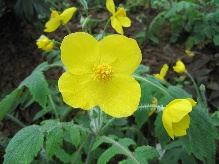
#> input picture 3-2图片特效&绘制线段文字/image00.jpg, 219 x 164 px
$ jupyter execute '12油画特效.ipynb'
#> lines starting #> are read from the running program, lines starting #| are printed output that depends on the picture
[cell 1]
#1 gray 2 7*7 10*10 3 0-255 256 4 640-63 64-127
# 3 10 0-63 99
# 4 count 5 dst = result

import cv2
import numpy as np
img = cv2.imread('image00.jpg', 1)
#> img is the input picture: shape (164, 219, 3); mean B, G, R 48.7, 109.5, 90
imgInfo = img.shape
#> imgInfo = (164, 219, 3)
height = imgInfo[0]
#> height = 164
width = imgInfo[1]
#> width = 219
gray = cv2.cvtColor(img,cv2.COLOR_BGR2GRAY)
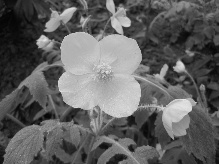
#> gray: shape (164, 219); min 2, max 229, mean 96.7
dst = np.zeros((height,width,3),np.uint8)
for i in range(4,height-4):
    for j in range(4,width-4):
        array1 = np.zeros(8,np.uint8)
        for m in range(-4,4):
            for n in range(-4,4):
                p1 = int(gray[i+m,j+n]/32)
                array1[p1] = array1[p1]+1
        currentMax = array1[0]
        l = 0
        for k in range(0,8):
            if currentMax<array1[k]:
                currentMax = array1[k]
                l = k
        # 简化 均值
        for m in range(-4,4):
            for n in range(-4,4):
                if gray[i+m,j+n]>=(l*32) and gray[i+m,j+n]<=((l+1)*32):
                    (b,g,r) = img[i+m,j+n]
        dst[i,j] = (b,g,r)
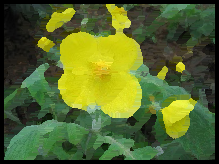
#> dst: shape (164, 219, 3); mean B, G, R 43.7, 102.9, 85.2
import matplotlib.pyplot as plt
img_rgb = cv2.cvtColor(dst, cv2.COLOR_BGR2RGB)
plt.imshow(img_rgb)
plt.title('Image')
plt.axis('off')
plt.show()

[cell 2]
import cv2
import numpy as np
import matplotlib.pyplot as plt
# 设置支持中文的字体
plt.rcParams['font.sans-serif'] = ['Arial Unicode MS', 'SimHei', 'Microsoft YaHei', 'WenQuanYi Micro Hei']
plt.rcParams['axes.unicode_minus'] = False  # 解决负号显示问题

img = cv2.imread('image00.jpg', 1)
gray = cv2.cvtColor(img, cv2.COLOR_BGR2GRAY)

# 使用中值滤波（类似效果，但快得多）
dst_median = cv2.medianBlur(img, 9)  # 9x9邻域中值滤波
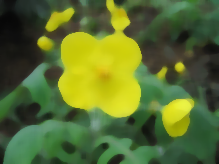
#> dst_median: shape (164, 219, 3); mean B, G, R 47.4, 109.5, 89.2

# 使用形态学操作（另一种去噪方法）
kernel = np.ones((9, 9), np.uint8)
dst_morph = cv2.morphologyEx(img, cv2.MORPH_CLOSE, kernel)
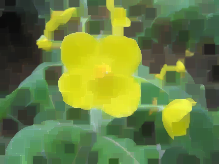
#> dst_morph: shape (164, 219, 3); mean B, G, R 64.8, 127.7, 105.8

# 显示对比
fig, axes = plt.subplots(1, 3, figsize=(15, 5))
axes[0].imshow(cv2.cvtColor(img, cv2.COLOR_BGR2RGB))
axes[0].set_title('原图')
axes[0].axis('off')

axes[1].imshow(cv2.cvtColor(dst_median, cv2.COLOR_BGR2RGB))
axes[1].set_title('中值滤波 (9x9)')
axes[1].axis('off')

axes[2].imshow(cv2.cvtColor(dst_morph, cv2.COLOR_BGR2RGB))
axes[2].set_title('形态学闭运算')
axes[2].axis('off')
plt.show()
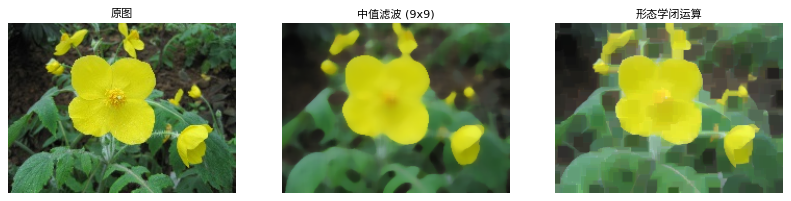
#> figure drawn by matplotlib, 3 panels

[cell 3]
import cv2
import numpy as np
import matplotlib.pyplot as plt

img = cv2.imread('image00.jpg', 1)
height, width = img.shape[:2]
gray = cv2.cvtColor(img, cv2.COLOR_BGR2GRAY)
dst = np.zeros((height, width, 3), np.uint8)

for i in range(4, height-4):
    for j in range(4, width-4):
        # 统计8x8邻域的灰度直方图
        hist = np.zeros(8, np.int32)
        for m in range(-4, 4):
            for n in range(-4, 4):
                bin_idx = gray[i+m, j+n] // 32
                hist[bin_idx] += 1

        # 找到众数区间
        max_bin = np.argmax(hist)

        # 找到该区间内的第一个像素
        found = False
        for m in range(-4, 4):
            for n in range(-4, 4):
                if gray[i+m, j+n] // 32 == max_bin:
                    dst[i, j] = img[i+m, j+n]
                    found = True
                    break
            if found:
                break
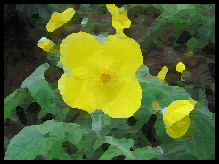
#> dst: shape (164, 219, 3); mean B, G, R 44.7, 103.3, 85.9

# 显示
plt.figure(figsize=(12, 6))
plt.subplot(1, 2, 1)
plt.imshow(cv2.cvtColor(img, cv2.COLOR_BGR2RGB))
plt.title('原图')
plt.axis('off')

plt.subplot(1, 2, 2)
plt.imshow(cv2.cvtColor(dst, cv2.COLOR_BGR2RGB))
plt.title('众数滤波')
plt.axis('off')
plt.show()
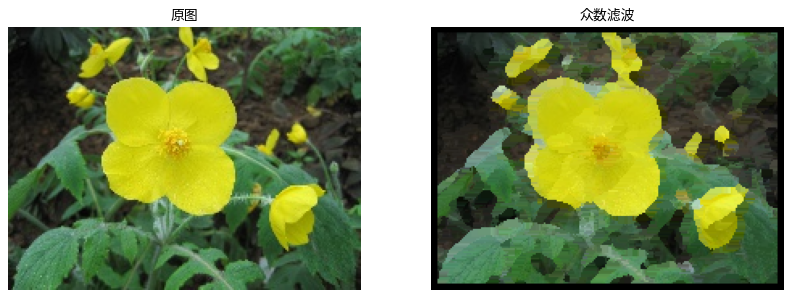
#> figure drawn by matplotlib, 2 panels

[cell 4]
import cv2
import numpy as np
import matplotlib.pyplot as plt

img = cv2.imread('image00.jpg', 1)
height, width = img.shape[:2]
gray = cv2.cvtColor(img, cv2.COLOR_BGR2GRAY)
dst = np.zeros((height, width, 3), np.uint8)

for i in range(4, height-4):
    for j in range(4, width-4):
        # 统计8x8邻域的灰度直方图
        hist = np.zeros(8, np.int32)
        for m in range(-4, 4):
            for n in range(-4, 4):
                bin_idx = gray[i+m, j+n] // 32
                hist[bin_idx] += 1

        # 找到众数区间
        max_bin = np.argmax(hist)

        # 找到该区间内的第一个像素
        found = False
        for m in range(-4, 4):
            for n in range(-4, 4):
                if gray[i+m, j+n] // 32 == max_bin:
                    dst[i, j] = img[i+m, j+n]
                    found = True
                    break
            if found:
                break

# 显示
plt.figure(figsize=(12, 6))
plt.subplot(1, 2, 1)
plt.imshow(cv2.cvtColor(img, cv2.COLOR_BGR2RGB))
plt.title('原图')
plt.axis('off')

plt.subplot(1, 2, 2)
plt.imshow(cv2.cvtColor(dst, cv2.COLOR_BGR2RGB))
plt.title('众数滤波')
plt.axis('off')
plt.show()
